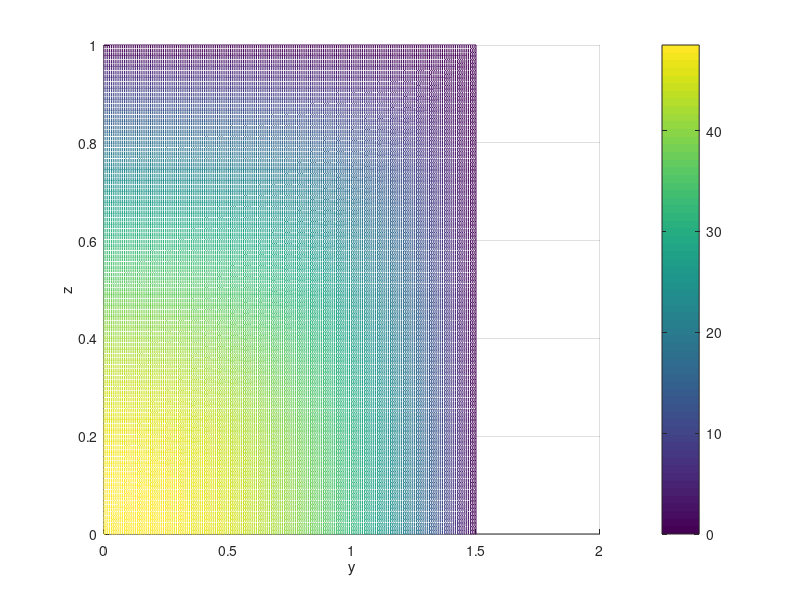

Write the MATLAB code that produced this figure.


%code by Abraham Adu-Mills
%remove comment from line 109 to end to plot results
clear
clc
dpdx=-45;      %pressure gradient

dz=0.005;   %dz
dy=0.005;   %dy
b=dy/dz;    % beta
L=1.5;      %Length of domain
h=1;        %height of domain
mu=0.4;     %dynamic viscosity
coeff=1/(2*(1+b^2));
ystar=L/L;
zstar=h/L;

JM=(ystar/dy)+1;  %number of points in the y direction
KM=round((zstar/dz))+1;  %number of points in the z direction
y=linspace(0,L,JM);
z=linspace(0,h,KM);
ustar=zeros(KM,JM,2);    %data for u* using gauss-seidel iteration method
ustarpsor=zeros(KM,JM,2);
uexact=zeros(KM,JM);
% D=linspace(0,0,199);
m=1;
%exact solution
A=(16*L^2)/(mu*pi^3);
B=-dpdx;
while m<500
    C=(-1)^((m-1)/2);
    
    D=1-cosh(m*pi*z(2:KM-1)./(2*L))./cosh(m*pi*h/(2*L));
    E=cos(m*pi*y(2:JM-1)./(2*L))./m^3;
  
        uexact(2:KM-1,2:JM-1)=uexact(2:KM-1,2:JM-1)+A.*B.*C.*D'.*E;
     
    
    m=m+2;
end

uexact(1,:,:)=uexact(2,:,:);
uexact(:,1,:)=uexact(:,2,:);
uexact(end,:,:)=0;
uexact(:,end,:)=0;


%%%%%%%%%%%%%%%%%%%%%%%



omg=1;


ustar(2:KM-1,2:JM-1,1)=0.1;  %initial guess for gauss-seidel iteration method
ustar(2:KM-1,2:JM-1,2)=0.15; 
ustarpsor(2:KM-1,2:JM-1,1)=0.1;  %initial guess for point successive over relaxation method 
ustarpsor(2:KM-1,2:JM-1,2)=0.15; 
       


it=0;  %number of iterations
%Apply point Gauss-Seidel Iteration Method
while any(max(abs((ustar(:,:,2)-ustar(:,:,1))))>=1e-6)
ustar(:,:,1)=ustar(:,:,2);
ustar(2:KM-1,2:JM-1,2) = coeff*(ustar(2:KM-1,3:JM,1)+ustar(2:KM-1,1:JM-2,2)+(b^2)*(ustar(3:KM,2:JM-1,1)+ustar(1:KM-2,2:JM-1,2))+(dy^2));

%apply boundary conditions for gauss-seidel


ustar(1,:,:)=ustar(2,:,:);
ustar(:,1,:)=ustar(:,2,:);
ustar(end,:,:)=0;
ustar(:,end,:)=0;


it=it+1; %increase number of iteration

end
it2=0;
tic
while any(max(abs((ustarpsor(:,:,2)-ustarpsor(:,:,1))))>=1e-06)
ustarpsor(:,:,1)=ustarpsor(:,:,2);

ustarpsor(2:KM-1,2:JM-1,2) =(1-omg)*ustarpsor(2:KM-1,2:JM-1,1)+ omg*coeff*(ustarpsor(2:KM-1,3:JM,1)+ustarpsor(2:KM-1,1:JM-2,2)+(b^2)*(ustarpsor(3:KM,2:JM-1,1)+ustarpsor(1:KM-2,2:JM-1,2))+(dy^2));


%apply boundary conditions for psor
ustarpsor(1,:,:)=ustarpsor(2,:,:);
ustarpsor(:,1,:)=ustarpsor(:,2,:);
ustarpsor(end,:,:)=0;
ustarpsor(:,end,:)=0;



it2=it2+1; %increase number of iteration

end
toc

ugs=ustar(:,:,2)*L^2*(-dpdx)/mu;
upsor=ustarpsor(:,:,2)*L^2*(-dpdx)/mu;
error_gs=abs((ugs(2:KM-1,2:JM-1)-uexact(2:KM-1,2:JM-1))./uexact(2:KM-1,2:JM-1))*100;
error_psor=abs((upsor(2:KM-1,2:JM-1)-uexact(2:KM-1,2:JM-1))./uexact(2:KM-1,2:JM-1))*100;



% %plot the error distribution for gauss-seidel method
% figure(1)
% hold on
% surf(y(2:JM-1),z(2:KM-1),error_gs)
%  title('Error distribution (Point Gauss-Seidel Method')
% xlabel('y'),zlabel('error%'),ylabel('z')
% grid on
% mesh(y(2:JM-1),z(2:KM-1),error_gs)
%  % title('Error distribution (Point Gauss-Seidel Method')
% xlabel('y'),zlabel('error%'),ylabel('z')
% colorbar
% hold off
% 
% %plot the gauss-seidel solution
figure(2)
grid on
hold on
mesh(y,z,ugs)
colorbar
 % title('Two dimensional flow field (Point Gauss-Seidel Method')
xlabel('y'),zlabel('velocity (ms^-1)'),ylabel('z')

% 
% mesh(y,z,ugs)
%  title('Two dimensional flow field (Point Gauss-Seidel Method')
% xlabel('y'),zlabel('velocity (ms^-1)'),ylabel('z')
% colorbar
% hold off

%plot the solution point succesive over relaxation method

% surf(y,z,upsor)
%  title('Two dimensional flow field (PSOR Method: \omega =1)')
% xlabel('y'),zlabel('velocity (ms^-1)'),ylabel('z')
% figure(3)
% hold on
% grid on
%  mesh(y,z,upsor)
%  % title('Two dimensional flow field (PSOR Method: \omega =1)')
% xlabel('y'),zlabel('velocity (ms^-1)'),ylabel('z')
% colorbar
% hold off

%plot the error for PSOR method
% figure(4)
% hold on
% grid on
% mesh(y(2:JM-1),z(2:KM-1),error_psor)
% colorbar
% % title('Error distribution (PSOR Method)')
% xlabel('y'),zlabel('error%'),ylabel('z')

% 
% mesh(y(2:JM-1),z(2:KM-1),error_psor)
%  title('Error distribution (PSOR Method)')
% xlabel('y'),zlabel('error%'),ylabel('z')
% colorbar
% hold off
% 
% 
